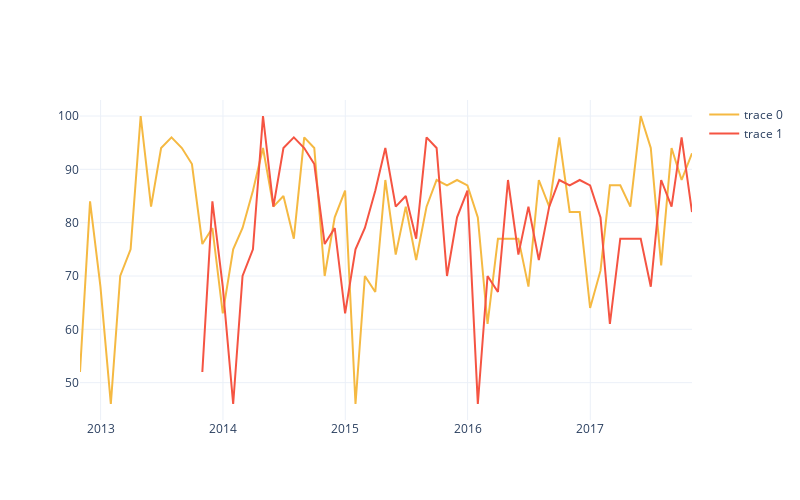

Write notebook code for a chart like this one.
### Code cell
fig = go.Figure()
fig.add_trace(
    go.Scatter(
        x = atl_mens["datetime"],
        y = atl_mens["Atlanta"],
        line_color = "#f5b942"
    )
)

fig.add_trace(
    go.Scatter(
        x = atl_mens["datetime"],
        y = atl_mens["shift"],
        line_color = "#f55442"
    )
)

fig.update_layout(
    template = "plotly_white",
    height = 500,
    width = 800
    )
